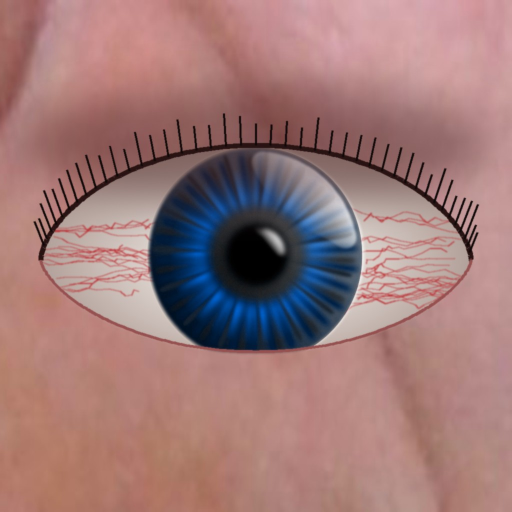
#> input picture assets_dc/eye_photo.jpg, 1024 x 1024 px, given in place of b34df10f-image.jpg, which was not available (shown at 1/2 size)
$ python prep_textures.py ../assets_dc/eye_photo.jpg out.png
#> lines starting #> are read from the running program, lines starting #| are printed output that depends on the picture
"""Crop the artist's artwork into small PS1-style textures (power-of-two, low-res)."""
import sys, os
import numpy as np
from PIL import Image, ImageFilter

SRC = sys.argv[1]           # folder with the original images
OUT = sys.argv[2]           # assets folder
os.makedirs(OUT, exist_ok=True)

def src(name): return Image.open(os.path.join(SRC, name)).convert("RGB")
#> called with name = 'b34df10f-image.jpg'
#> returned value is the input picture: PIL image 1024x1024 RGB; mean R, G, B 157.8, 120.5, 119.7

def save(img, name, size):
    img = img.resize(size, Image.BILINEAR)
    img.save(os.path.join(OUT, name))

def key_white(img, thr=200, soft=40):
    a = np.asarray(img.convert("RGB")).astype(np.float32)
    lum = a.mean(axis=2)
    sat = a.max(axis=2) - a.min(axis=2)
    alpha = np.clip((thr + soft - lum) / soft, 0, 1)
    alpha = np.maximum(alpha, np.clip(sat / 60, 0, 1))
    rgba = np.dstack([a, alpha * 255]).astype(np.uint8)
    return Image.fromarray(rgba, "RGBA")

# mandala: red on black -> red channel becomes alpha
m = src("b34df10f-image.jpg")
r = np.asarray(m)[:, :, 0]
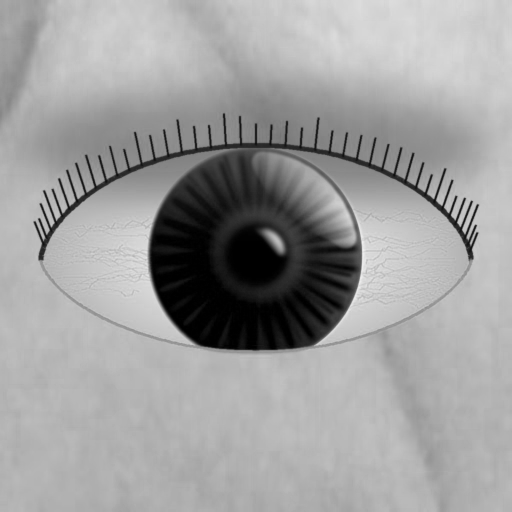
#> r: shape (1024, 1024) (shown at 1/2 size); min 0, max 242, mean 157.8
rgba = np.dstack([np.full_like(r, 255), np.zeros_like(r), np.zeros_like(r), r])
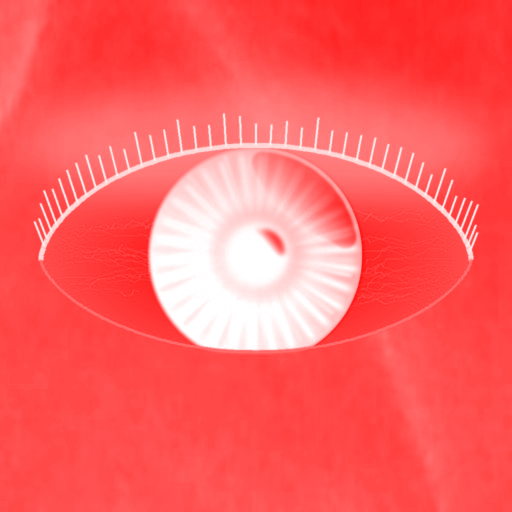
#> rgba: shape (1024, 1024, 4) (shown at 1/2 size); mean of channels 0, 1, 2, 3 255, 0, 0, 157.8; transparent parts drawn white
Image.fromarray(rgba, "RGBA").resize((256, 256), Image.BILINEAR).save(f"{OUT}/mandala.png")
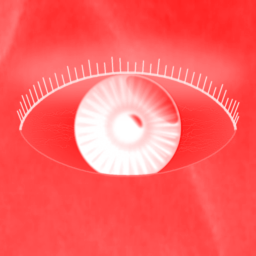
#> saved as mandala.png: PIL image 256x256 RGBA; mean R, G, B, A 251.4, 0, 0, 157.9; transparent parts drawn white

save(src("dd83d724-image.jpg"), "flowerman.png", (128, 128))
#> call 2 of src, with name = 'dd83d724-image.jpg'
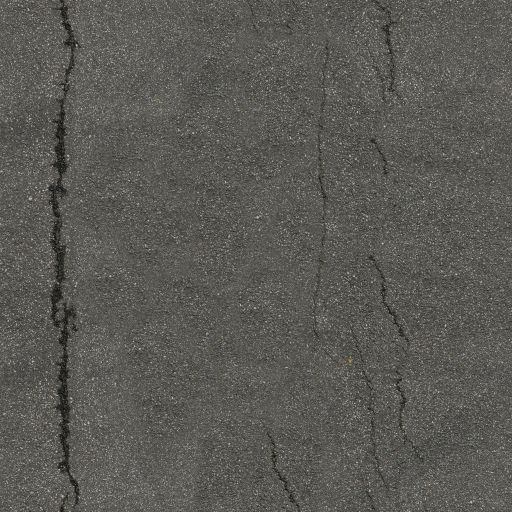
#> input picture assets_dc/asphalt_02.jpg, 1024 x 1024 px, given in place of dd83d724-image.jpg, which was not available (shown at 1/2 size)
#> in src, returned value is the input picture: PIL image 1024x1024 RGB; mean R, G, B 90.4, 89.6, 84.6
#> in save, `img = img.resize(size, Image.BILINEAR)`:
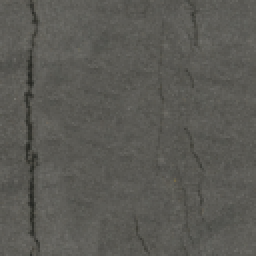
#> img: PIL image 128x128 RGB (shown 2 times larger); mean R, G, B 90.4, 89.6, 84.6
save(src("1a6a61b4-image.jpg"), "redF.png", (128, 128))
save(src("2523648f-image.jpg"), "claydoll.png", (128, 128))
#> (the run stopped early here; a loop or call above may not have finished)
